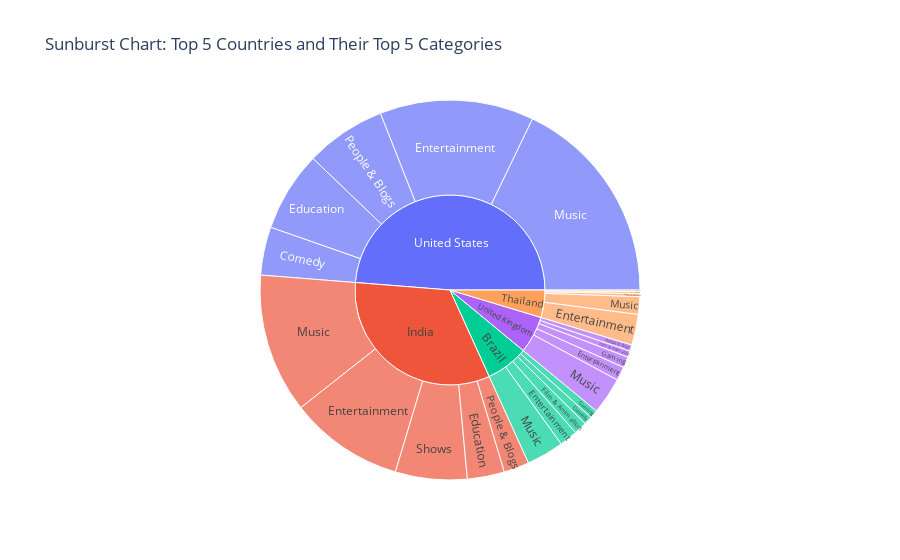

Write notebook code for a chart like this one.
### Code cell
# Create the sunburst chart
fig4 = px.sunburst(top_5_countries_categories_df, path=['Country', 'category'],
                  values='video views',
                  hover_name='category',
                  hover_data={'video views', 'subscribers'},
                  title='Sunburst Chart: Top 5 Countries and Their Top 5 Categories')

# Show the chart
fig4.show()

### Figure 1 — Plotly figure (JSON) as saved in the notebook; plotly's stock layout.template omitted (floating-point values rounded to 4 significant figures)
{"data": [{"branchvalues": "total", "customdata": [[40300983515, 173500000], [7798314629, 29800000], [232222959245, 420700000], [179179308515, 367200000], [386532495803, 576300000], [86834906058, 286400000], [551343827960, 927500000], [147917375894, 203700000], [66721005972, 186200000], [743334306596, 1606600000], [62770223957, 140700000], [30839908931, 55000000], [39652691144, 107700000], [9269174070, 17600000], [52780798646, 125200000], [180145199728, 303800000], [673625200058, 1125300000], [84769268833, 119200000], [177946742401, 308200000], [1012122856315, 1689200000], [14563841315, 16200000], [122744120145, 254500000], [30207148169, 47200000], [388617684401, 788200000], [345677199342, 358600000], [409704004402, "(?)"], [1872569656020, "(?)"], [264317974741, "(?)"], [358495604119, "(?)"], [2762830302360, "(?)"]], "domain": {"x": [0, 1], "y": [0, 1]}, "hovertemplate": "<b>%{hovertext}</b><br><br>labels=%{label}<br>video views=%{customdata[0]}<br>parent=%{parent}<br>id=%{id}<br>subscribers=%{customdata[1]}<extra></extra>", "hovertext": ["Comedy", "Comedy", "Comedy", "Education", "Education", "Entertainment", "Entertainment", "Entertainment", "Entertainment", "Entertainment", "Film & Animation", "Film & Animation", "Gaming", "Gaming", "Gaming", "Music", "Music", "Music", "Music", "Music", "News & Politics", "People & Blogs", "People & Blogs", "People & Blogs", "Shows", "(?)", "(?)", "(?)", "(?)", "(?)"], "ids": ["Brazil/Comedy", "Thailand/Comedy", "United States/Comedy", "India/Education", "United States/Education", "Brazil/Entertainment", "India/Entertainment", "Thailand/Entertainment", "United Kingdom/Entertainment", "United States/Entertainment", "Brazil/Film & Animation", "United Kingdom/Film & Animation", "Brazil/Gaming", "Thailand/Gaming", "United Kingdom/Gaming", "Brazil/Music", "India/Music", "Thailand/Music", "United Kingdom/Music", "United States/Music", "Thailand/News & Politics", "India/People & Blogs", "United Kingdom/People & Blogs", "United States/People & Blogs", "India/Shows", "Brazil", "India", "Thailand", "United Kingdom", "United States"], "labels": ["Comedy", "Comedy", "Comedy", "Education", "Education", "Entertainment", "Entertainment", "Entertainment", "Entertainment", "Entertainment", "Film & Animation", "Film & Animation", "Gaming", "Gaming", "Gaming", "Music", "Music", "Music", "Music", "Music", "News & Politics", "People & Blogs", "People & Blogs", "People & Blogs", "Shows", "Brazil", "India", "Thailand", "United Kingdom", "United States"], "name": "", "parents": ["Brazil", "Thailand", "United States", "India", "United States", "Brazil", "India", "Thailand", "United Kingdom", "United States", "Brazil", "United Kingdom", "Brazil", "Thailand", "United Kingdom", "Brazil", "India", "Thailand", "United Kingdom", "United States", "Thailand", "India", "United Kingdom", "United States", "India", "", "", "", "", ""], "type": "sunburst", "values": [40300983515, 7798314629, 232222959245, 179179308515, 386532495803, 86834906058, 551343827960, 147917375894, 66721005972, 743334306596, 62770223957, 30839908931, 39652691144, 9269174070, 52780798646, 180145199728, 673625200058, 84769268833, 177946742401, 1012122856315, 14563841315, 122744120145, 30207148169, 388617684401, 345677199342, 409704004402, 1872569656020, 264317974741, 358495604119, 2762830302360]}], "layout": {"legend": {"tracegroupgap": 0}, "title": {"text": "Sunburst Chart: Top 5 Countries and Their Top 5 Categories"}}}
